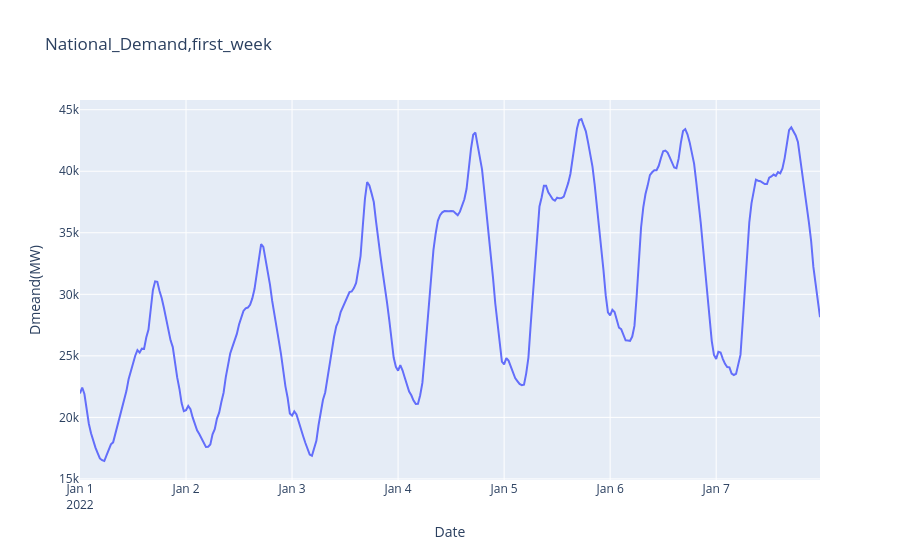

Source (notebook cell):
### Markdown cell above
##Quick Visual Check

Plotting the first week to confirm it look like real daily/weekly demand.

### Code cell
fig=go.Figure()
fig.add_trace(go.Scatter(x=df.index[:48*7],y=df['ND'][:48*7],mode='lines'))
fig.update_layout(title='National_Demand,first_week',xaxis_title='Date',yaxis_title='Dmeand(MW)')
fig.show()

### Figure 1 — Plotly figure (JSON) as saved in the notebook; plotly's stock layout.template omitted (floating-point values rounded to 4 significant figures; data arrays with more than 128 entries replaced by an {"elided": "..."} marker saying what was removed)
{"data": [{"mode": "lines", "type": "scatter", "x": {"elided": "336 str values"}, "y": {"elided": "336 int values"}}], "layout": {"title": {"text": "National_Demand,first_week"}, "xaxis": {"title": {"text": "Date"}}, "yaxis": {"title": {"text": "Dmeand(MW)"}}}}
